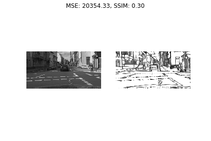
#> input picture Dexined Fused Comparision.png, 211 x 141 px, shrunk from 432 x 288 before the run, given in place of cityscape1.png, which was not available
$ jupyter execute --allow-errors DexiNedcomparision.ipynb   (shell and % lines are left out)   (text cells are left out)
#> lines starting #> are read from the running program, lines starting #| are printed output that depends on the picture; after the words box and inside, x2 and y2 are one past the last pixel; in counts of white or black regions, pixels touching at a corner belong together; pictures that were not available may be replaced by others from this repository, and a replacement may not be noted
[cell 1]
from skimage.metrics import structural_similarity as ssim
import matplotlib.pyplot as plt
import numpy as np
import cv2 as cv

[cell 2]
#Mean Square Error Function
def mse(imageA, imageB):
    err= np.sum((imageA.astype("float") - imageB.astype("float")) ** 2)
    err /= float(imageA.shape[0] * imageA.shape[1])
    return err

[cell 3]
#Comparision Plotter
def compare_image(imageA, imageB, title):
    m= mse(imageA, imageB)
    s= ssim(imageA, imageB)
    fig= plt.figure(title)
    plt.suptitle("MSE: %.2f, SSIM: %.2f" % (m, s))

    # show first image
    ax = fig.add_subplot(1, 2, 1)
    plt.imshow(imageA, cmap = plt.cm.gray)
    plt.axis("off")
    # show the second image
    ax = fig.add_subplot(1, 2, 2)
    plt.imshow(imageB, cmap = plt.cm.gray)
    plt.axis("off")
    plt.savefig(title+'.png')
    plt.show()

[cell 4]
#Loading the images
original = cv.imread("cityscape1.png")
#> original is the input picture: shape (141, 211, 3); min 3, max 255, mean 232.6
canny = cv.imread("cityscape1_canny.png")
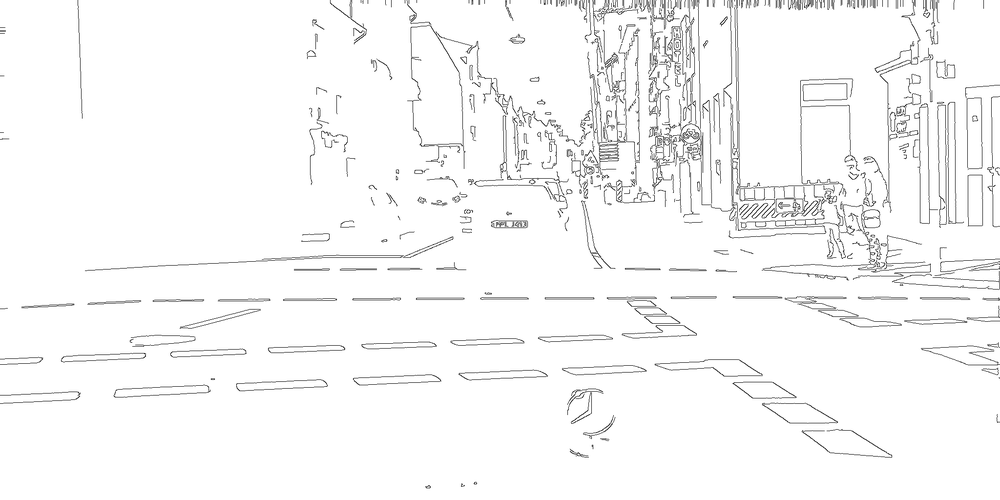
#> input picture cityscape1_canny.png, 1000 x 500 px, shrunk from 2048 x 1024 before the run
#> canny is the input picture: shape (500, 1000, 3); min 24, max 255, mean 247.5
dexined_avg = cv.imread("cityscape1_dexined_avg.png")
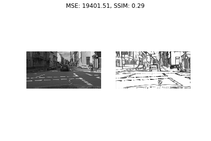
#> input picture Dexined average comparision.png, 211 x 141 px, shrunk from 432 x 288 before the run, given in place of cityscape1_dexined_avg.png, which was not available
#> dexined_avg is the input picture: shape (141, 211, 3); min 3, max 255, mean 232.4
dexined_fused = cv.imread("cityscape1_dexined_fused.png")

[cell 5]
#Converting to grayscale cv2.cvtColor(original, cv2.COLOR_BGR2GRAY)
original= cv.cvtColor(original, cv.COLOR_BGR2GRAY)
#> original: shape (141, 211)
canny= cv.cvtColor(canny, cv.COLOR_BGR2GRAY)
#> canny: shape (500, 1000)
dexined_avg = cv.cvtColor(dexined_avg, cv.COLOR_BGR2GRAY)
#> dexined_avg: shape (141, 211)
dexined_fused= cv.cvtColor(dexined_fused, cv.COLOR_BGR2GRAY)

[cell 6]
#Plotting and saving Grayscale Image
plt.imshow(original,cmap = 'gray')
plt.imsave('cityscape1_grey.png', original, cmap='gray', format='png')
plt.title('Original Image'), plt.xticks([]), plt.yticks([])
plt.show()

[cell 7]
#Finding Edges Using Canny Filter
edges = cv.Canny(original,100,200)
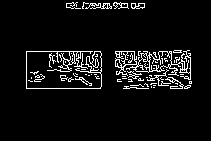
#> edges: shape (141, 211); 6.6% white in thin lines or dots, all inside (x1, y1, x2, y2) = (26, 2, 192, 89)
edges = cv.bitwise_not(edges)
plt.imshow(edges,cmap = 'gray')
plt.title('Canny Edge Image'), plt.xticks([]), plt.yticks([])
plt.imsave('cityscape1_canny.png', edges, cmap='gray', format='png')
plt.show()

[cell 8]
# Initializing figures
fig = plt.figure("Comparing Edge Detectors")
images = ("Original", original), ("Canny Edge", canny), ("DEXINED Average", dexined_avg), ('DEXINED Fused', dexined_fused)

# loop over the images
for (i, (name, image)) in enumerate(images):
    # show the image
    ax = fig.add_subplot(1, 7, i + 1)
#     ax.set_title(name)
    plt.imshow(image, cmap = plt.cm.gray)

    plt.axis("off")
#> this loop made 4 passes
#> name on passes 1 to 4: 'Original', 'Canny Edge', 'DEXINED Average', 'DEXINED Fused'

# show the figure
plt.savefig('combined.png')
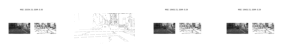
#> figure drawn by matplotlib, 4 panels
plt.show();

#> (a cell that did not finish here is left out)
